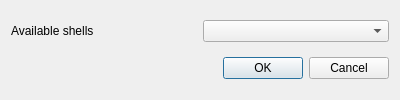
<?xml version="1.0" encoding="UTF-8"?>
<ui version="4.0">
 <class>UserChangeShellDialog</class>
 <widget class="QDialog" name="UserChangeShellDialog">
  <property name="geometry">
   <rect>
    <x>0</x>
    <y>0</y>
    <width>400</width>
    <height>100</height>
   </rect>
  </property>
  <property name="maximumSize">
   <size>
    <width>16777215</width>
    <height>100</height>
   </size>
  </property>
  <property name="windowTitle">
   <string>Change user shell</string>
  </property>
  <layout class="QVBoxLayout" name="verticalLayout_2">
   <item>
    <layout class="QHBoxLayout" name="horizontalLayout_2">
     <item>
      <widget class="QLabel" name="available_shells_label">
       <property name="text">
        <string>Available shells</string>
       </property>
      </widget>
     </item>
     <item>
      <widget class="QComboBox" name="available_shells_box"/>
     </item>
    </layout>
   </item>
   <item>
    <widget class="QDialogButtonBox" name="button_box">
     <property name="orientation">
      <enum>Qt::Orientation::Horizontal</enum>
     </property>
     <property name="standardButtons">
      <set>QDialogButtonBox::StandardButton::Cancel|QDialogButtonBox::StandardButton::Ok</set>
     </property>
    </widget>
   </item>
  </layout>
 </widget>
 <resources/>
 <connections>
  <connection>
   <sender>button_box</sender>
   <signal>accepted()</signal>
   <receiver>UserChangeShellDialog</receiver>
   <slot>accept()</slot>
   <hints>
    <hint type="sourcelabel">
     <x>248</x>
     <y>254</y>
    </hint>
    <hint type="destinationlabel">
     <x>157</x>
     <y>274</y>
    </hint>
   </hints>
  </connection>
  <connection>
   <sender>button_box</sender>
   <signal>rejected()</signal>
   <receiver>UserChangeShellDialog</receiver>
   <slot>reject()</slot>
   <hints>
    <hint type="sourcelabel">
     <x>316</x>
     <y>260</y>
    </hint>
    <hint type="destinationlabel">
     <x>286</x>
     <y>274</y>
    </hint>
   </hints>
  </connection>
 </connections>
</ui>
